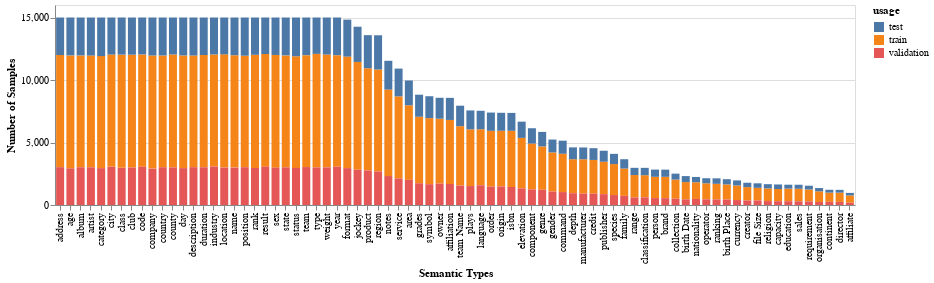

The notebook cell saved with this chart:
### Code cell
alt.Chart(combined_df.groupby(['usage', 'type']).count().reset_index()).mark_bar(size=8).encode(
#     facet='usage',
    x = alt.X('type',
              title = 'Semantic Types',
              sort=alt.EncodingSortField(
                field="values",  
                order="descending")),
    y = alt.Y('sum(values)', title='Number of Samples'),
    color='usage',
).properties(width=800,height=200)

### Figure 1 — Vega-Lite specification as saved in the notebook (floating-point values rounded to 4 significant figures; data arrays with more than 128 entries replaced by an {"elided": "..."} marker saying what was removed)
{"config": {"view": {"continuousWidth": 400, "continuousHeight": 300}}, "data": {"name": "data-be89e67637a9830de81c4ef7b2d6ab04"}, "mark": {"type": "bar", "size": 8}, "encoding": {"color": {"field": "usage", "type": "nominal"}, "x": {"field": "type", "sort": {"field": "values", "order": "descending"}, "title": "Semantic Types", "type": "nominal"}, "y": {"aggregate": "sum", "field": "values", "title": "Number of Samples", "type": "quantitative"}}, "height": 200, "width": 800, "$schema": "https://vega.github.io/schema/vega-lite/v4.17.0.json", "datasets": {"data-be89e67637a9830de81c4ef7b2d6ab04": {"elided": "234 records"}}}
